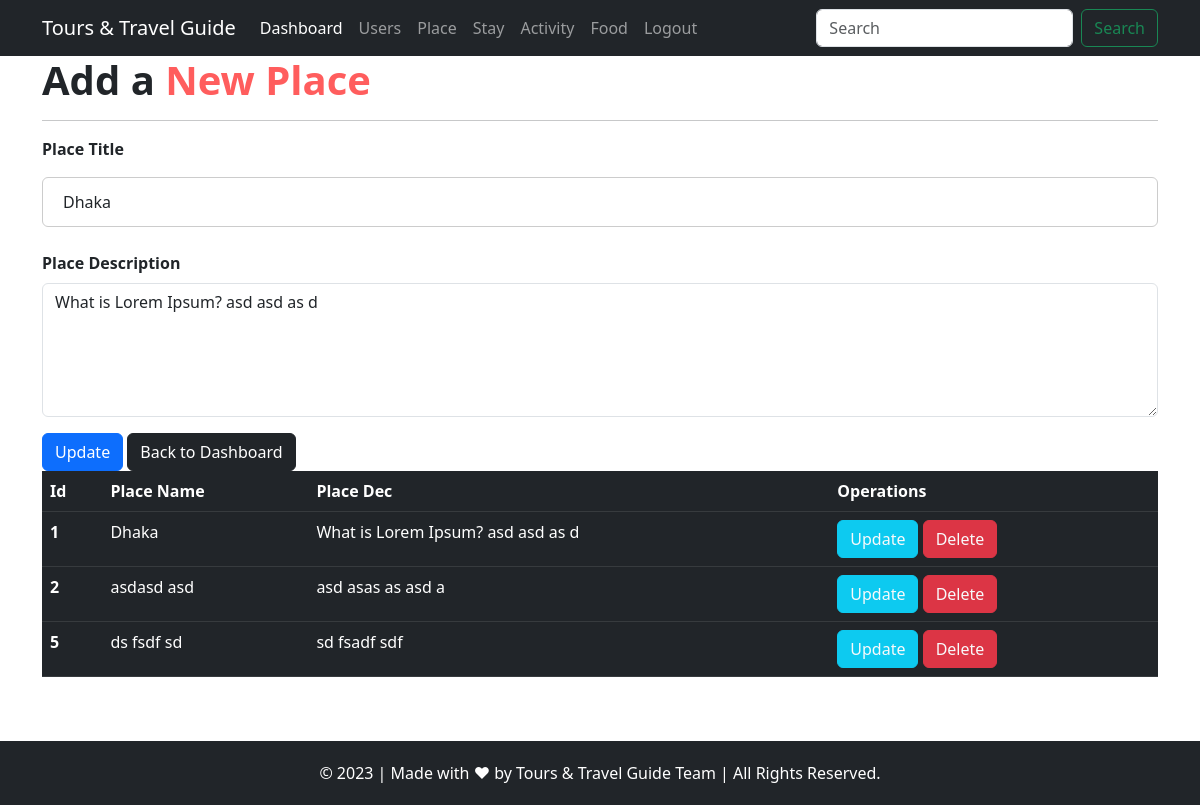
/add-place.php?action=edit&id=1 (signed in), run on the app's committed database.
### tables this page shows
CREATE TABLE `place` (
  `placeid` int(50) NOT NULL,
  `placetitle` varchar(100) NOT NULL,
  `placedesc` mediumtext NOT NULL
);

### add-place.php (the view, shortened to what this page needs)
<?php
include 'db/_dbConnect.php';
$action = isset($_GET['action']) ? $_GET['action'] : '';
$placeID = isset($_GET['id']) ? $_GET['id'] : null;
?>
<!doctype html>
<html lang="en">
<head>
    <link href="https://cdn.jsdelivr.net/npm/bootstrap@5.3.0-alpha1/dist/css/bootstrap.min.css" rel="stylesheet"
>
    <link rel="stylesheet" href="https://cdn.jsdelivr.net/npm/bootstrap-icons@1.10.3/font/bootstrap-icons.css">
    <link rel="stylesheet" href="css/style.css">
</head>
<body>
    <?php
        require 'php/nav.php';
    ?>
    <div class="container">
    <h2 class="display-6 fw-bold">Add a <span style="color:#ff5d5d">New Place</span></h2>
    <hr>
    <?php
    if ($action == 'edit' && $placeID != null){
        $sql = "SELECT * FROM `place` WHERE `placeid` = '{$placeID}'";
        $result = mysqli_query($connect, $sql);
        $place = mysqli_fetch_assoc($result);
        ?>
        <form action="#" method="POST">
            <div class="mb-3">
                <label class="form-label fw-bold">Place Title</label>
                <input type="text" class="form-control" name="title" value="<?php echo $place['placetitle'] ?>">
            </div>
            <div class="mb-3">
                <label class="form-label fw-bold">Place Description</label>
                <textarea class="form-control" rows="5" name="desc"><?php echo $place['placedesc'] ?></textarea>
            </div>
            <button type="submit" class="btn btn-primary" name="update">Update</button>
            <button type="button" class="btn btn-dark">Back to Dashboard</button>
        </form>
        <?php } ?>
    </div>
    <div class="container">
    <table class="table table-dark table-hover">
        <thead>
            <tr>
            <th scope="col">Id</th>
            <th scope="col">Place Name</th>
            <th scope="col">Place Dec</th>
            <th scope="col">Operations</th>
            </tr>
        </thead>
        <tbody>
            <?php
                $sql = "SELECT * FROM `place`";
                $result = mysqli_query($connect, $sql);
                if($result){
                    while($row = mysqli_fetch_assoc($result)){
                        echo '
                        <tr>
                        <th scope="row">'. $row['placeid'] .'</th>
                        <td>'. $row['placetitle'] .'</td>
                        <td>'. $row['placedesc'] .'</td>
                        <td>
                            <button class="btn btn-info">
                                <a href="?action=edit&id='. $row['placeid'] .'" class="text-light text-decoration-none">Update</a>
                            </button>
                            <button class="btn btn-danger">
                                <a href="delete.php?type=place&id='. $row['placeid'] .'" class="text-light text-decoration-none">Delete</a>
                            </button>
                        </td>
                        </tr>
                        ';
                    }
                }
            ?>
        </tbody>
        </table>
    </div>
    <br><br>
    <?php
    require 'php/footer.php'
    ?>
</body>
</html>

### css/style.css (style rules this page uses)
* { padding: 0; margin: 0; box-sizing: border-box; }
input[type=text], [type=email], input[type=password], select { width: 100%; padding: 12px 20px; margin: 8px 0; display: inline-block; border: 1px solid #ccc; box-sizing: border-box; }

### data on the page
place: title "Dhaka", desc "What is Lorem Ipsum? asd asd as d", placeid "1", placetitle "Dhaka", placedesc "What is Lorem Ipsum? asd asd as d"
place: placeid "2", placetitle "asdasd asd", placedesc "asd asas as asd a"
place: placeid "5", placetitle "ds fsdf sd", placedesc "sd fsadf sdf"
